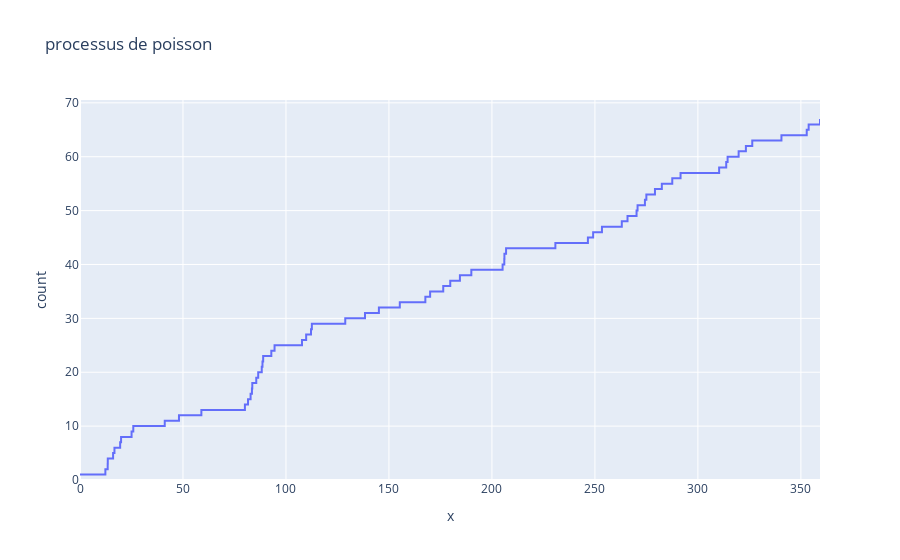
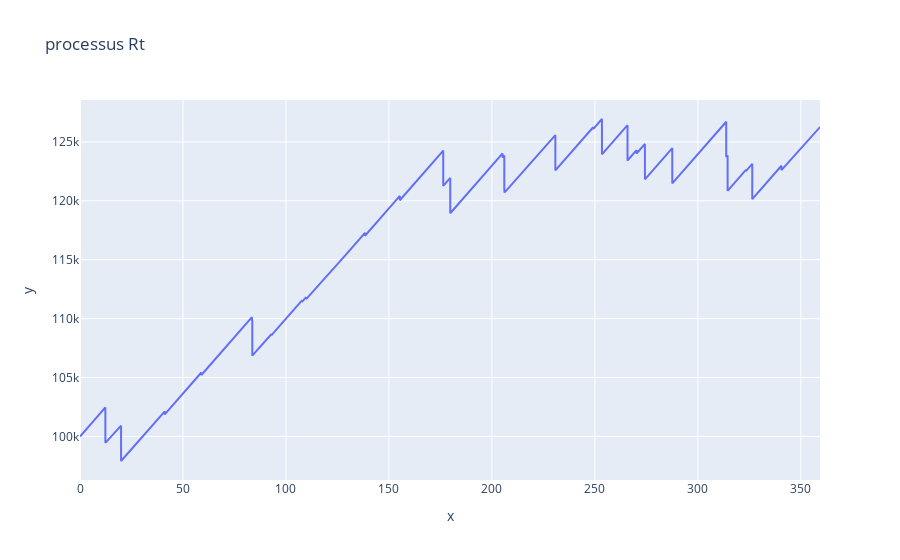

These figures' notebook cell, in order:
### Code cell
test.sub_models[0].run_ruine()

### Figure 1 — Plotly figure (JSON) as saved in the notebook; plotly's stock layout.template omitted (floating-point values rounded to 4 significant figures)
{"data": [{"hovertemplate": "x=%{x}<br>count=%{y}<extra></extra>", "legendgroup": "", "line": {"dash": "solid", "shape": "hv"}, "marker": {"color": "#636efa", "symbol": "circle"}, "mode": "lines", "name": "", "orientation": "v", "showlegend": false, "type": "scatter", "x": [0.0, 12.32, 13.44, 13.49, 16.06, 16.72, 19.49, 19.95, 25.04, 25.87, 41.14, 48.05, 58.93, 80.06, 81.58, 82.82, 83.48, 83.65, 85.58, 86.52, 88.24, 88.6, 88.93, 92.89, 94.46, 107.8, 109.8, 112.2, 112.6, 128.8, 138.4, 145.1, 155.3, 167.7, 170.0, 176.4, 179.8, 184.5, 190.0, 205.2, 206.0, 206.1, 206.9, 230.8, 246.6, 249.1, 253.4, 263.1, 265.8, 270.2, 270.7, 274.3, 275.0, 279.2, 282.5, 287.6, 291.6, 310.3, 313.8, 314.4, 319.8, 323.3, 326.4, 340.6, 352.8, 353.8, 359.3], "xaxis": "x", "y": [1, 2, 3, 4, 5, 6, 7, 8, 9, 10, 11, 12, 13, 14, 15, 16, 17, 18, 19, 20, 21, 22, 23, 24, 25, 26, 27, 28, 29, 30, 31, 32, 33, 34, 35, 36, 37, 38, 39, 40, 41, 42, 43, 44, 45, 46, 47, 48, 49, 50, 51, 52, 53, 54, 55, 56, 57, 58, 59, 60, 61, 62, 63, 64, 65, 66, 67], "yaxis": "y"}], "layout": {"legend": {"tracegroupgap": 0}, "title": {"text": "processus de poisson"}, "xaxis": {"anchor": "y", "domain": [0, 1], "title": {"text": "x"}}, "yaxis": {"anchor": "x", "domain": [0, 1], "rangemode": "tozero", "title": {"text": "count"}}}}

### Figure 2 — Plotly figure (JSON) as saved in the notebook; plotly's stock layout.template omitted (floating-point values rounded to 4 significant figures; data arrays with more than 128 entries replaced by an {"elided": "..."} marker saying what was removed)
{"data": [{"hovertemplate": "x=%{x}<br>y=%{y}<extra></extra>", "legendgroup": "", "line": {"color": "#636efa", "dash": "solid"}, "marker": {"symbol": "circle"}, "mode": "lines", "name": "", "orientation": "v", "showlegend": false, "type": "scatter", "x": {"elided": "133 float values"}, "xaxis": "x", "y": {"elided": "133 float values"}, "yaxis": "y"}], "layout": {"legend": {"tracegroupgap": 0}, "title": {"text": "processus Rt"}, "xaxis": {"anchor": "y", "domain": [0, 1], "title": {"text": "x"}}, "yaxis": {"anchor": "x", "domain": [0, 1], "title": {"text": "y"}}}}
